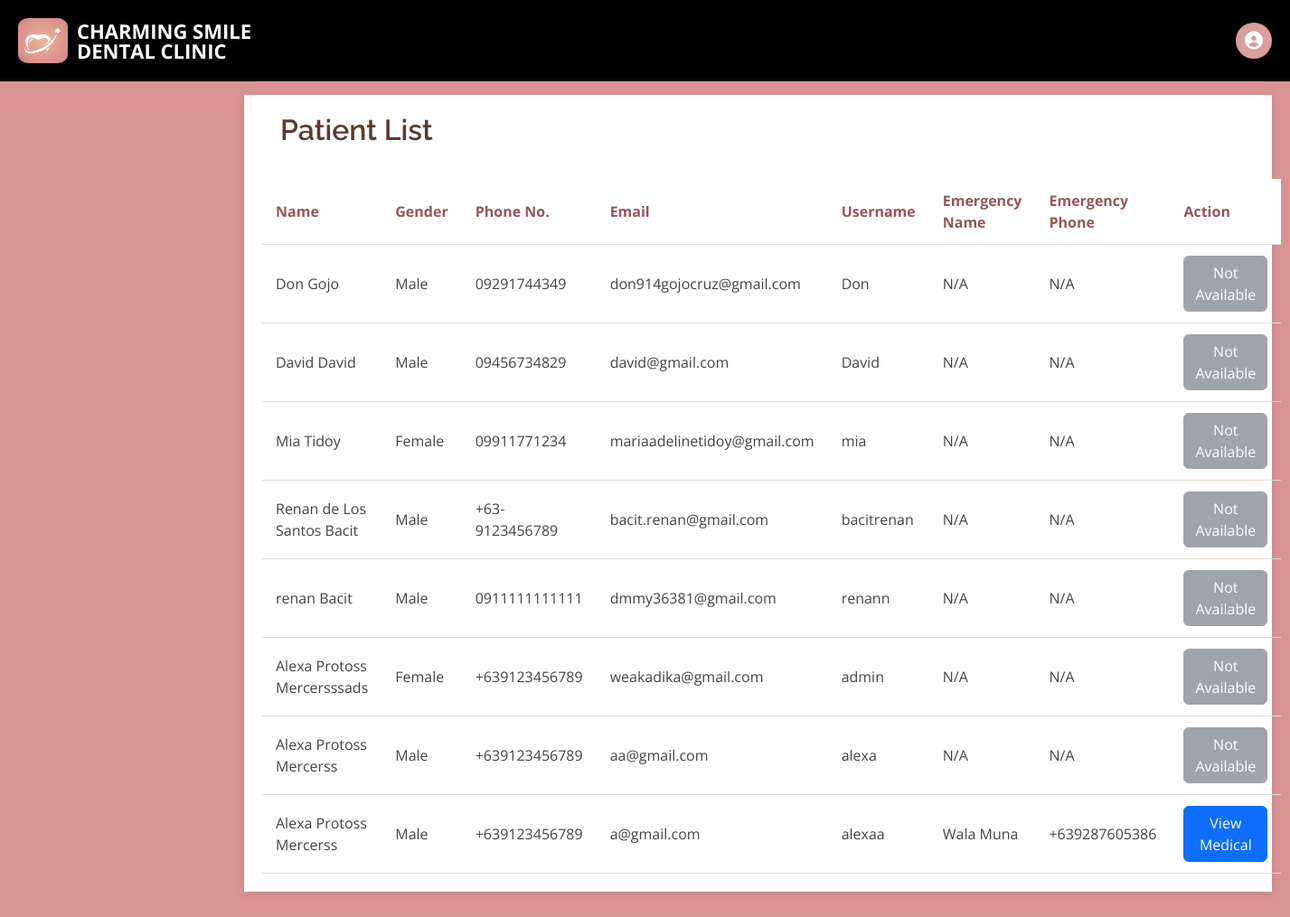
Screenshot of /dentist/denPatientlist.php with the database file from the repository.
### tables this page shows
CREATE TABLE `users` (
  `id` int(11) NOT NULL,
  `first_name` varchar(50) NOT NULL,
  `middle_name` varchar(50) NOT NULL,
  `last_name` varchar(50) NOT NULL,
  `address` varchar(255) NOT NULL,
  `birthdate` date NOT NULL,
  `gender` enum('Male','Female') NOT NULL,
  `mobile` varchar(15) NOT NULL,
  `email` varchar(100) NOT NULL,
  `username` varchar(50) NOT NULL,
  `password` varchar(255) NOT NULL,
  `created_at` timestamp NOT NULL DEFAULT current_timestamp(),
  `usertype` enum('patient') NOT NULL DEFAULT 'patient',
  `emergencyname` text DEFAULT NULL,
  `emergencycontact` text DEFAULT NULL,
  `otp` text DEFAULT NULL,
  `status` text NOT NULL DEFAULT 'inactive',
  `last_login` date NOT NULL DEFAULT current_timestamp()
);

CREATE TABLE `medical` (
  `medid` int(11) NOT NULL,
  `usersid` int(11) NOT NULL,
  `medcertlink` text DEFAULT NULL,
  `dateuploaded` datetime NOT NULL DEFAULT current_timestamp(),
  `disease` text DEFAULT NULL,
  `recent_surgery` text DEFAULT NULL,
  `current_disease` text DEFAULT NULL
);

### dentist/denPatientlist.php (the view, shortened to what this page needs)
<?php
require_once '../db/config.php';
$query = "SELECT id, CONCAT(first_name, ' ', middle_name, ' ', last_name) AS full_name, emergencyname, emergencycontact,gender, mobile, email, username
          FROM users";
$result = mysqli_query($db, $query);
?>
<!DOCTYPE html>
<html lang="en">
<head>
    <link rel="stylesheet" href="denPatientlist.css">
    <?php require_once "../db/head.php" ?>
</head>
<body>
    <?php require_once "../db/header.php" ?>
    <div class="main-wrapper">
        <div class="user-table">
            <div class="table-header">
                <div>
                    <h2>Patient List</h2>
                </div>
            </div>
            <table>
                <thead>
                    <tr>
                        <th>Name</th>
                        <th>Gender</th>
                        <th>Phone No.</th>
                        <th>Email</th>
                        <th>Username</th>
                        <th>Emergency Name</th>
                        <th>Emergency Phone</th>
                        <th>Action</th>
                    </tr>
                </thead>
                <tbody>
                    <?php while ($row = mysqli_fetch_assoc($result)):
                        $querymedical = "SELECT * FROM medical WHERE usersid = " . $row['id'] . "  ORDER BY dateuploaded DESC LIMIT 1";
                        $resultmedical = mysqli_query($db, $querymedical);
                        ?>
                        <tr data-id="<?php echo $row['id']; ?>">
                            <td><?php echo htmlspecialchars($row['full_name']); ?></td>
                            <td><?php echo htmlspecialchars($row['gender']); ?></td>
                            <td><?php echo htmlspecialchars($row['mobile']); ?></td>
                            <td><?php echo htmlspecialchars($row['email']); ?></td>
                            <td><?php echo htmlspecialchars($row['username']); ?></td>
                            <td> <?php echo !empty($row['emergencyname']) ? htmlspecialchars($row['emergencyname']) : "N/A"; ?>
                            </td>
                            <td> <?php echo !empty($row['emergencycontact']) ? htmlspecialchars($row['emergencycontact']) : "N/A"; ?>
                            </td>
                            <?php
                            if (mysqli_num_rows($resultmedical) > 0):
                                while ($medical = mysqli_fetch_assoc($resultmedical)): ?>
                                    <td><button class="btn btn-primary btn-view" data-bs-toggle="modal"
                                            data-bs-target="#viewMedical"
                                            data-disease="<?= htmlspecialchars($medical['disease']) ?>"
                                            data-surgery="<?= htmlspecialchars($medical['recent_surgery']) ?>"
                                            data-current="<?= htmlspecialchars($medical['current_disease']) ?>"
                                            data-medcert="<?= htmlspecialchars($medical['medcertlink']) ?>"
                                            data-upload="<?= date("F j, Y", strtotime(htmlspecialchars($medical['dateuploaded']))); ?>">View
                                            Medical</button></td>
                                <?php endwhile; ?>
                            <?php else: ?>
                                <td><button class="btn btn-secondary disabled">Not Available</button></td>
                            <?php endif; ?>
                        </tr>
                    <?php endwhile; ?>
                </tbody>
            </table>
        </div>
</body>
</html>

### db/head.php (shortened to what this page needs)
<link rel="stylesheet" href="https://cdnjs.cloudflare.com/ajax/libs/animate.css/4.1.1/animate.min.css">
<link rel="stylesheet" href="https://cdn.jsdelivr.net/npm/bootstrap@5.3.3/dist/css/bootstrap.min.css">
<link rel="stylesheet" href="https://cdn.jsdelivr.net/npm/bootstrap-icons@1.11.3/font/bootstrap-icons.css">
<link rel="stylesheet" href="https://cdnjs.cloudflare.com/ajax/libs/boxicons/2.1.4/css/boxicons.min.css">
<link rel="stylesheet" href="https://cdnjs.cloudflare.com/ajax/libs/font-awesome/6.7.2/css/all.min.css">
<link rel="stylesheet" href="https://cdnjs.cloudflare.com/ajax/libs/remixicon/4.3.0/remixicon.css">
<link rel="stylesheet" href="https://cdnjs.cloudflare.com/ajax/libs/Swiper/11.0.5/swiper-bundle.min.css">
<link href="css/style.css" rel="stylesheet">

### db/header.php (shortened to what this page needs)
<div class="top-header">
    <div class="left-section">
        <img src="../img/pfp.jpg" alt="Profile Picture" class="profile-pic">
        <div class="logoDental">CHARMING SMILE<br>DENTAL CLINIC</div>
    </div>
    <div class="user-info">
        <div class="profile"><i class="fas fa-user-circle"></i></div>
    </div>
</div>

### dentist/denPatientlist.css (style rules this page uses)
html, body { height: 100%; font-family: 'Arial', sans-serif; margin: 0; padding: 0; color: #5C3A31; background-color: #da9393; }
.top-header { background-color: #000000; padding: 20px; display: flex; justify-content: space-between; align-items: center; color: white; position: fixed; width: 100%; top: 0; left: 0; box-sizing: border-box; z-index: 100; }
.left-section { display: flex; align-items: center; }
.logoDental { font-size: 22px; font-weight: bold; line-height: 1; white-space: nowrap; }
.user-info { display: flex; align-items: center; }
.profile { width: 40px; height: 40px; background-color: #d99e9e; border-radius: 50%; display: flex; justify-content: center; align-items: center; font-size: 20px; }
.main-wrapper { display: flex; flex-direction: column; min-height: 100vh; padding-top: 90px; background-color: #da9393; }
body { font-family: Arial, sans-serif; margin: 0; padding: 0; background-color: #f9f1f1; color: #5C3A31; }
.user-table { flex-grow: 1; margin-left: 270px; margin-top: 15px; margin-right: 20px; margin-bottom: 160px; padding: 20px; background-color: #ffffff; box-shadow: 0 2px 10px rgba(0, 0, 0, 0.1); }
.user-table h2 { display: flex; font-size: 28px; color: #5C3A31; margin-bottom: 20px; font-weight: 600; }
.user-table table { width: 100%; border-collapse: collapse; font-size: 16px; }
.table-header div { margin-left: 20px; margin-bottom: 35px; display: flex; justify-content: space-between; align-items: center; }
.table-header h2 { margin: 0; font-size: 32px; }
.user-table th, .user-table td { padding: 12px 15px; text-align: left; border-bottom: 1px solid #ddd; }
.user-table th { background-color: white; color: #965757; }

### css/style.css (style rules this page uses)
body { font-family: "Open Sans", sans-serif; color: #444444; }
h1, h2, h3, h4, h5, h6 { font-family: "Raleway", sans-serif; }

### dentist/denPatientlist.php (style rules this page uses)
.top-header img { width: 55px; height: 50px; margin-right: 10px; border-radius: 20%; }

### rows the page displays
users: full_name "Don Gojo", gender "Male", mobile "09291744349", email "don914gojocruz@gmail.com", username "Don", shows "N/A", shows "Not Available"
users: full_name "David David", gender "Male", mobile "09456734829", email "david@gmail.com", username "David", shows "N/A", shows "Not Available"
users: full_name "Mia Tidoy", gender "Female", mobile "09911771234", email "mariaadelinetidoy@gmail.com", username "mia", shows "N/A", shows "Not Available"
users: full_name "Renan de Los Santos Bacit", gender "Male", mobile "+63-9123456789", email "bacit.renan@gmail.com", username "bacitrenan", shows "N/A", shows "Not Available"
users: full_name "renan Bacit", gender "Male", mobile "0911111111111", email "dmmy36381@gmail.com", username "renann", shows "N/A", shows "Not Available"
users: full_name "Alexa Protoss Mercersssads", gender "Female", mobile "+639123456789", email "weakadika@gmail.com", username "admin", shows "N/A", shows "Not Available"
users: full_name "Alexa Protoss Mercerss", gender "Male", mobile "+639123456789", email "aa@gmail.com", username "alexa", shows "N/A", shows "Not Available"
users: full_name "Alexa Protoss Mercerss", gender "Male", mobile "+639123456789", email "a@gmail.com", username "alexaa", emergencyname "Wala Muna", emergencycontact "+639287605386"
